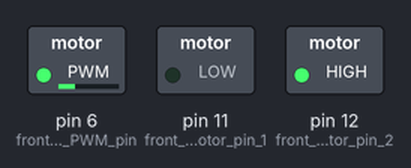
Recording of a sketch running on a simulated Arduino Uno, built with avr-gcc and run on an emulated ATmega328P. Shown: switched loads named in the sketch (green lamp = pin HIGH).

Above: at 0.1 s.
Timing chart, 0 to 1.6 s (numbered marks = the images above):
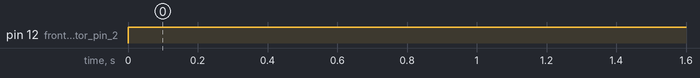

Measured:
- by itself, pin 12 (front_left_motor_pin_2): LOW → HIGH at 0.00 s

The sketch:

L4_1.ino
```cpp
/*
  Lesson 4
  Mission 1
*/
void setup() {
  // put your setup code here, to run once:

  //define motors PWM pins
  pinMode(6, OUTPUT); //front left motor PWM pin

  pinMode(11, OUTPUT);//front left motor pin 1
  pinMode(12, OUTPUT);//front left motor pin 2


  //setting motor speed to 70/255
  analogWrite(6, 70);

}

void loop() {
  // put your main code here, to run repeatedly:

  //front left motor foraward
  digitalWrite(12, HIGH);
  digitalWrite(11, LOW);

}
```
